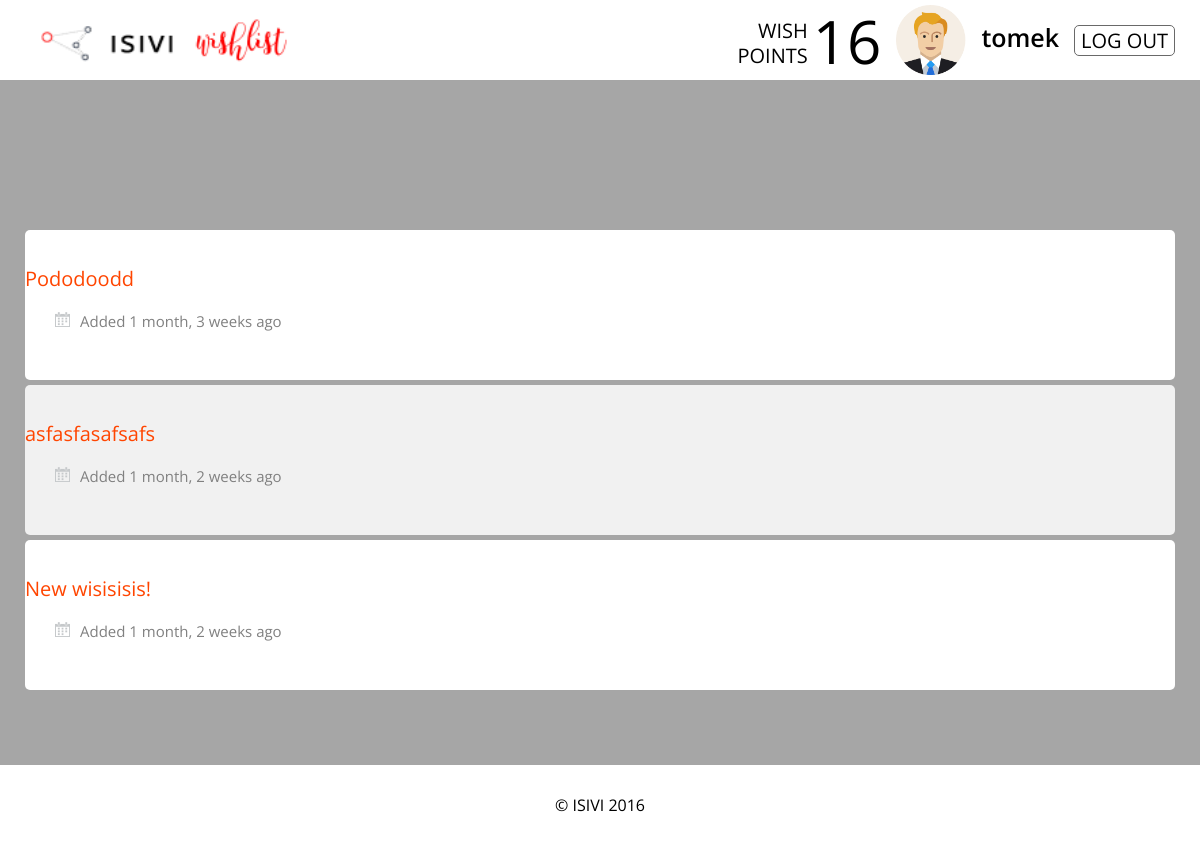
Page /profile/5 (signed in) on the committed database.
### todolist_app/models.py (models this page shows, shortened)
class Task(models.Model):
    task_text = models.CharField(max_length=500)
    user = models.ForeignKey(User)
    creation_date = models.DateTimeField(default=timezone.now(), blank=True)
    rank = models.PositiveIntegerField(default=0)

### todolist_app/views.py (the view)
# urls.py: url(r'^profile/(?P<user_id>\d+)$', get_user_profile, name='profile'),
@login_required
def get_user_profile(request, user_id):
    user = User.objects.get(id=user_id)
    tasks = Task.objects.filter(user_id=user_id)
    return render(request, 'user.html', {'user': user, 'tasks': tasks,
                                         'username': request.user.username,
                                         'image': request.user.profile.image,
                                         'points': request.user.profile.wish_points})

### templates/user.html
{% extends "home.html"%}
{% load static %}
{% block login %}
    {% include 'navbar_logged.html' %}
{% endblock %}
{% block content %}
    {% block tasklist %}
        <div id="show-wishes">
        <div id="all-wishes-container">
        {% for task in tasks %}
                <div id="wish-container">
                    <div class="middle-field">
                            <div class="task-text">{{ task.task_text }}</div>
                            <div class="usr-date">
                                <div class="calendar-padding"><img src="{% static "img/calendar.png" %}" width="15px"/></div>
                                <div class="date">Added {{ task.creation_date|timesince }} ago</div>
                            </div>
                        </div>
                </div>
        {% endfor %}
        </div>
        </div>
    {% endblock %}
{% endblock content %}

### templates/navbar_logged.html
{% load static %}
<div class="header-container">
    <div class="logo"><a href="{% url 'index' %}"><img src="{% static "img/wishlistlogo.png" %}" width="290px"/></a></div>
        <div id="navbar-container">
            <form action="{% url 'logout' %}"><div class="button-header"><input type="submit" class="button" value="LOG OUT"></div></form>
            <div class="username-header"><span>{{ username }}</span></div>
            <div class="avatar-header">
                {% if image %}
                    <img class="img-circle" src="{{ image.url }}" height="70px" width="70px">
                {% endif %}
            </div>
            <div class="points">{{ points }}</div>
            <div class="wishpoints">WISH<br>POINTS</div>
        </div>
</div>

### todolist_app/static/style.css (style rules this page uses)
* { font-family: 'Open Sans', sans-serif; }
body { padding: 0 0 0 0; margin: 0 0 0 0; background-color: #a6a6a6; }
.header-container { width: 1150px; margin: auto; overflow: hidden; }
a:link { color: rgba(53, 113, 255, 0.74); }
#all-wishes-container { padding-top: 150px; padding-bottom: 150px; width: 1150px; margin: auto; }
#all-wishes-container > :nth-of-type(even) { background: #f1f1f1; }
#wish-container { overflow:hidden; background-color: white; margin-bottom: 5px; border-radius: 5px; }
.middle-field { width: 800px; height: 150px; float: left; }
.usr-date { display: table; }
.task-text { height: 40px; padding-top: 35px; color: orangered; font-size: 20px; overflow: auto; }
.date { color: gray; font-size: 15px; display: table-cell; padding-left: 10px; }
.calendar-padding { padding: 5px 0 0 30px; display: table-cell; }
#show-wishes { display: none; }
.logo { padding-top: 10px; float: left; }
#navbar-container { width: 600px; float: right; height: 80px; }
.username-header { color: black; font-size: 25px; font-weight: 600; float:right; padding-top: 20px; padding-right: 15px; }
.avatar-header { height: 80px; border: none; float: right; padding-top: 5px; padding-right: 15px; }
.wishpoints { font-size: 20px; float: right; padding-top: 18px; padding-right: 5px; text-align: right; line-height: 125%; }
.points { float: right; font-size: 60px; padding-right: 15px; }
.button { text-align: center; text-decoration: none; font-size: 20px; cursor: pointer; border: 1px solid dimgray; background-color: white; border-radius: 5px; }
.button-header { height: 80px; float:right; display: flex; flex-direction: column; justify-content: center; text-align: center; }

### rows in the picture
Task: task_text "Pododoodd", creation_date "1 month, 3 weeks"
Task: task_text "asfasfasafsafs", creation_date "1 month, 2 weeks"
Task: task_text "New wisisisis!", creation_date "1 month, 2 weeks"

### other values in the picture
{{ username }} "tomek"
{{ points }} "16"
